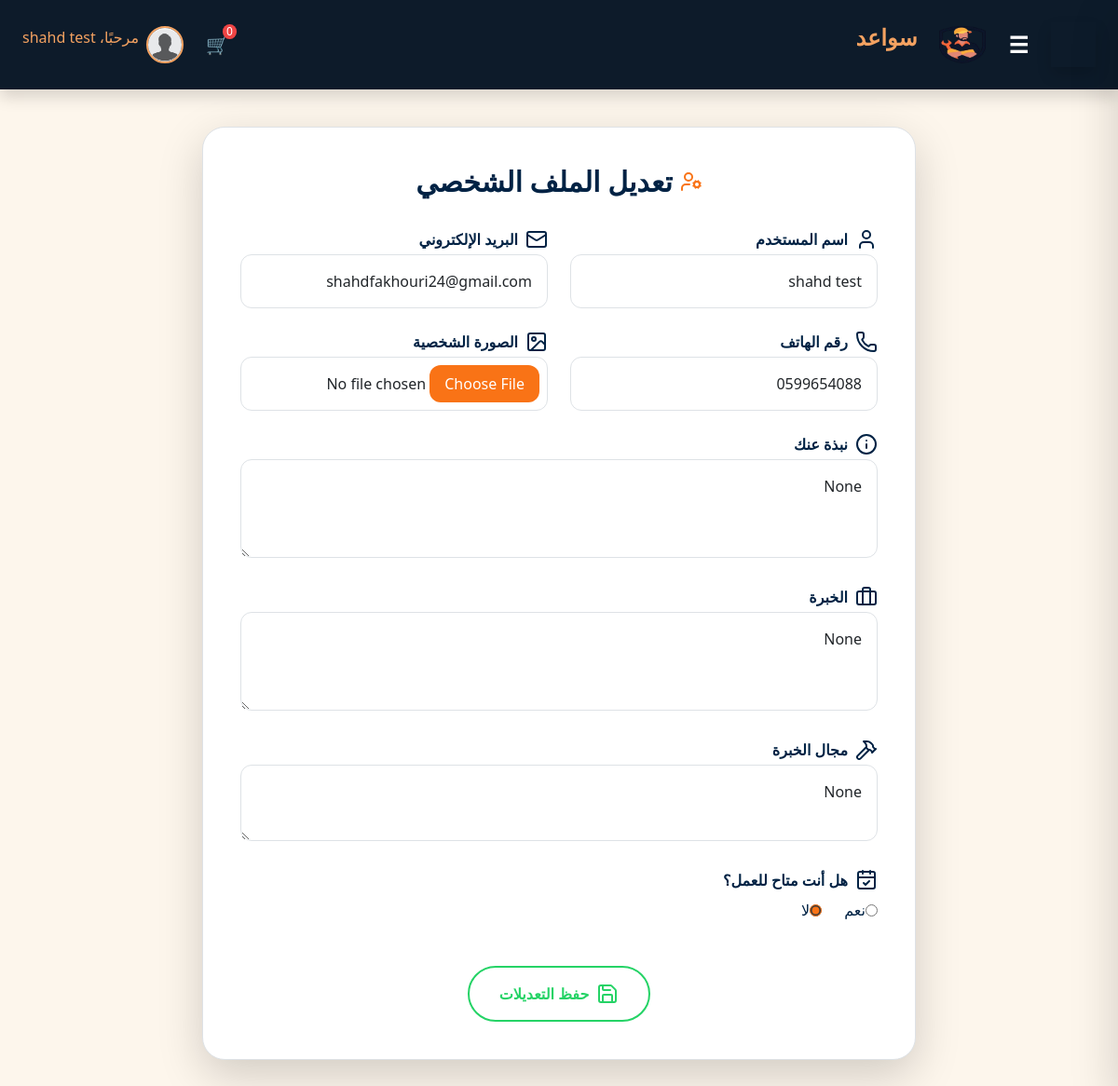
The page /profile/edit (signed in) on the database as committed earlier.
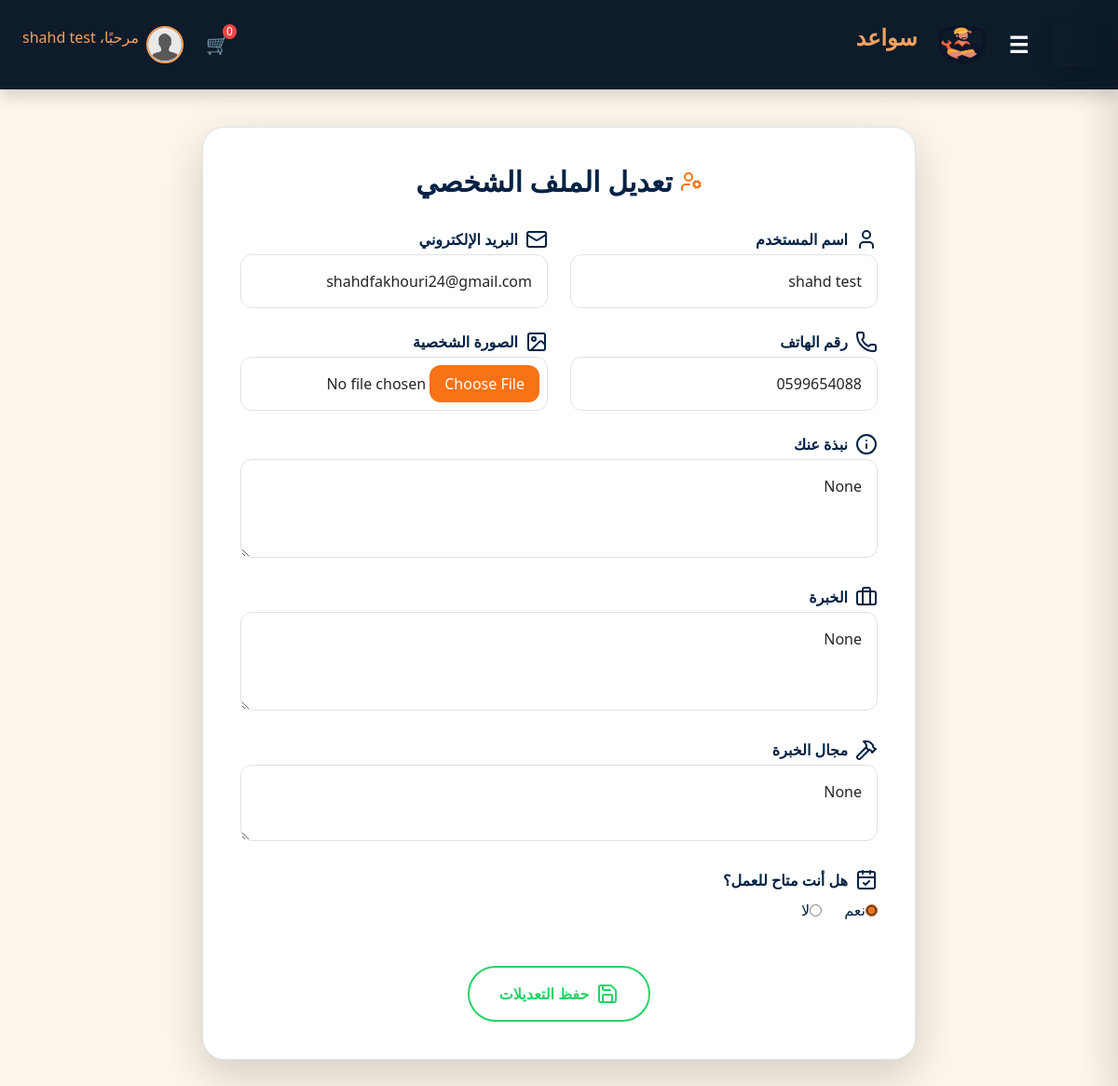
The same page on the database as committed later.
### Sawaed_app/models.py (models this page shows, shortened)
class CustomUser(AbstractUser):
    class UserType(models.TextChoices):
        CLIENT = 'client', _('عميل')
        HANDYMAN = 'handyman', _('عامل يدوي') #the name in arabic will be edited later
    user_type = models.CharField(
        max_length=50,
        choices=UserType.choices,
        default=UserType.CLIENT
    )
    phone_regex = RegexValidator(
        regex=r'^\+?1?\d{9,15}$', #a validation on the phone number because its customed
        message="Phone number must be in the format: '+999999999'. Up to 15 digits allowed."
    )
    image = models.ImageField(upload_to='profile_pics/',default='default_profile.jpeg' ,null=True, blank=True)
    phone_number = models.CharField(validators=[phone_regex], max_length=15, unique=True, null=True, blank=True)
    email = models.EmailField(unique=True)
    bio = models.CharField(max_length=500, blank=True, null=True)
    experience = models.TextField(blank=True, null=True)
    field_of_expertise=models.TextField(blank=True, null=True)
    REQUIRED_FIELDS = ['email']
    USERNAME_FIELD = 'username'  # we could change it to email later in the project

class HandymanProfile(models.Model):
    user = models.OneToOneField(
        settings.AUTH_USER_MODEL,
        on_delete=models.CASCADE,
        related_name='handyman_profile'
    )
    location = models.CharField(max_length=255)
    availability = models.BooleanField(null=True)
    rating = models.FloatField(default=0.0)
    created_at = models.DateTimeField(auto_now_add=True)
    updated_at = models.DateTimeField(auto_now=True)

### Sawaed_app/views.py (the view, shortened to what this page needs)
# urls.py: path('profile/edit',views.edit_profile,name='edit-profile'),
def edit_profile(request):
    return render(request, 'profile.html')

### Sawaed_app/templates/profile.html (shortened to what the changed rows need)
{% extends "index.html" %}
{% load static %}
{% block content %}
<div class="max-w-5xl mx-auto mt-2 bg-white p-10 rounded-3xl shadow-lg border border-gray-200">
    <h2 class="text-3xl font-bold text-[#002244] mb-8 text-center flex items-center justify-center gap-2">
        <i data-lucide="user-cog" class="text-orange-500"></i>
        تعديل الملف الشخصي
    </h2>
    <form method="POST" enctype="multipart/form-data" class="grid grid-cols-1 md:grid-cols-2 gap-6">
        <div>
            <label for="username" class="block text-[#002244] font-semibold mb-1 flex items-center gap-2">
                <i data-lucide="user"></i> اسم المستخدم
            </label>
            <input type="text" id="username" name="username" value="{{ user.username }}"
                class="w-full border border-gray-300 rounded-xl p-3 focus:outline-none focus:ring-2 focus:ring-orange-500">
        </div>
        <div>
            <label for="email" class="block text-[#002244] font-semibold mb-1 flex items-center gap-2">
                <i data-lucide="mail"></i> البريد الإلكتروني
            </label>
            <input type="email" id="email" name="email" value="{{ user.email }}"
                class="w-full border border-gray-300 rounded-xl p-3 focus:outline-none focus:ring-2 focus:ring-orange-500">
        </div>
        <div>
            <label for="phone_number" class="block text-[#002244] font-semibold mb-1 flex items-center gap-2">
                <i data-lucide="phone"></i> رقم الهاتف
            </label>
            <input type="text" id="phone_number" name="phone_number" value="{{ user.phone_number }}"
                class="w-full border border-gray-300 rounded-xl p-3 focus:outline-none focus:ring-2 focus:ring-orange-500">
        </div>
        {% if user.user_type == 'handyman' %}
                <div class="md:col-span-2">
                    <label for="bio" class="block text-[#002244] font-semibold mb-1 flex items-center gap-2">
                        <i data-lucide="info"></i> نبذة عنك
                    </label>
                    <textarea id="bio" name="bio" rows="3"
                        class="w-full border border-gray-300 rounded-xl p-3 focus:outline-none focus:ring-2 focus:ring-orange-500">{{ user.bio }}</textarea>
                </div>
                <div class="md:col-span-2">
                    <label for="experience" class="block text-[#002244] font-semibold mb-1 flex items-center gap-2">
                        <i data-lucide="briefcase"></i> الخبرة
                    </label>
                    <textarea id="experience" name="experience" rows="3"
                        class="w-full border border-gray-300 rounded-xl p-3 focus:outline-none focus:ring-2 focus:ring-orange-500">{{ user.experience }}</textarea>
                </div>
                <div class="md:col-span-2">
                    <label for="field_of_expertise" class="block text-[#002244] font-semibold mb-1 flex items-center gap-2">
                        <i data-lucide="hammer"></i> مجال الخبرة
                    </label>
                    <textarea id="field_of_expertise" name="field_of_expertise" rows="2"
                        class="w-full border border-gray-300 rounded-xl p-3 focus:outline-none focus:ring-2 focus:ring-orange-500">{{ user.field_of_expertise }}</textarea>
                </div>
            <div class="md:col-span-2">
                <label class="block text-[#002244] font-semibold mb-2 flex items-center gap-2">
                    <i data-lucide="calendar-check"></i> هل أنت متاح للعمل؟
                </label>
                <div class="flex items-center gap-4">
                    <label class="flex items-center text-[#002244]">
                        <input type="radio" name="availability" value="True" {% if user.handyman_profile.availability %}checked{% endif %} class="accent-orange-500">
                        <span>نعم</span>
                    </label>
                    <label class="flex items-center text-[#002244]">
                        <input type="radio" name="availability" value="False" {% if not user.handyman_profile.availability %}checked{% endif %} class="accent-orange-500">
                        <span>لا</span>
                    </label>
                </div>
            </div>
        {% endif %}
    </form>
</div>
{% endblock %}

### Sawaed_app/templates/index.html (shortened to what this page needs)
{% load static %}
<!DOCTYPE html>
<html lang="ar" dir="rtl">
    <head>
    <script src="https://cdn.tailwindcss.com"></script>
    <link rel="stylesheet" href="https://cdnjs.cloudflare.com/ajax/libs/bootstrap/5.1.3/css/bootstrap.min.css" />
    <link rel="stylesheet" href="{% static 'css/style.css' %}">
    </head>
    <body class="bg-[#fdf6ec]">
        <nav class="bg-[#0d1b2a] shadow p-4 flex justify-between items-center text-white">
        <div class="text-2xl font-bold text-[#f4a261] flex items-center gap-4">
            <button onclick="toggleSidebar()" class="text-white">
<head>
  <script src="https://cdn.tailwindcss.com"></script>
  <link rel="stylesheet" href="https://cdnjs.cloudflare.com/ajax/libs/bootstrap/5.1.3/css/bootstrap.min.css" />
  <link rel="stylesheet" href="{% static 'css/style.css' %}">
</head>
<body class="bg-[#fdf6ec]">
  <nav class="bg-[#0d1b2a] shadow p-4 flex justify-between items-center text-white">
    <div class="text-2xl font-bold text-[#f4a261] flex items-center gap-4">
        <button onclick="toggleSidebar()" class="text-white">
            ☰
          </button>
      <img class="logo" src="{% static 'images/logo.png' %}" alt="Logo">
      <a id="logo-anchor" href="{%url 'userhome'%}"><p>سواعد</p></a>
    </div>
    <div class="flex items-center gap-4">
      {% if user.is_authenticated %}
        <a href="{% url 'cart' %}" class="relative text-white hover:text-[#f4a261] transition text-xl">
            🛒
            <span class="absolute -top-2 -right-2 bg-red-500 text-white text-xs rounded-full px-1">0</span>
          </a>
        <div class="flex items-center gap-2">
            <img src="{{ user.image.url }}"
            alt="Profile"
            class="w-10 h-10 rounded-full border-2 border-[#f4a261]"
            onerror="this.onerror=null;this.src='{% static 'images/profile.png' %}'"><p class="text-[#f4a261]">مرحبًا، {{ user.username }}</p>
        </div>
        {% endif %}
    </div>
  </nav>
  <main class="flex flex-col items-center justify-center p-8">
    {% block content %}
    {% endblock %}
  </main>
</body>
</html>

Rows that differ between the two databases and show on the page:
changed CustomUser "shahd test": availability "☐ نعم" → "☑ نعم"; availability "☑ لا" → "☐ لا"
